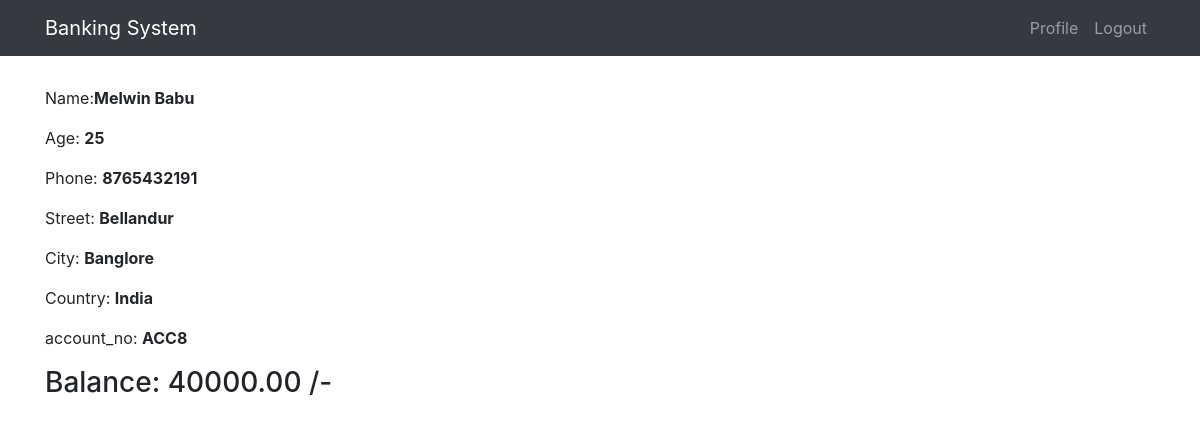
Before: /profile/ (signed in) with the older database file.
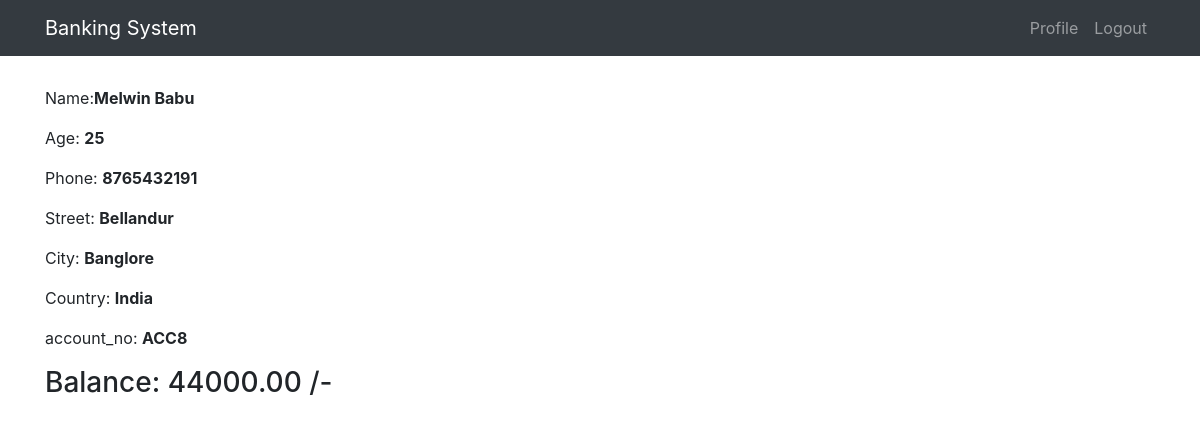
After: the same page with the newer database file.
### customer/models.py (models this page shows, shortened)
class Customer(models.Model):
    user=models.OneToOneField(User, on_delete=models.CASCADE)
    name=models.CharField(max_length=200,null=True)
    age=models.IntegerField(null=True)
    phone=models.IntegerField(null=True)
    street=models.CharField(max_length=200,null=True)
    city=models.CharField(max_length=200,null=True)
    state=models.CharField(max_length=50,null=True)
    country=models.CharField(max_length=50, default="India")
    pin_code=models.IntegerField(null=True)
    balance=models.DecimalField(max_digits=10,decimal_places=2,verbose_name="Balance")
    account_no=models.CharField(max_length=200,editable=False)

### customer/views.py (the view)
# urls.py: url(r'^profile/',views.profile, name='profile'),
@login_required
def profile(request):
    user = Customer.objects.filter(user=request.user)
    context={
        "data":user
    }
    return render(request, 'profile.html', context)

### customer/templates/profile.html (shortened to what this page needs)
{% extends 'base.html' %}
{% block content %}
    {% for i in data %}
    <p>Name:<b>{{ i.name }}</b>  <br>
    </p>
    <p>Age: <b>{{ i.age }}</b> <br>
    </p><p>Phone:  <b>{{ i.phone }}</b><br>
    </p><p>Street:  <b>{{ i.street }}</b><br>
    </p><p>City:  <b>{{ i.city }}</b><br>
    </p><p>Country:  <b>{{ i.country }}</b><br>
    </p><p>account_no: <b> {{ i.account_no }}</b><br>
    </p>
        <h3>Balance: {{ i.balance }} /-</h3>
    {% endfor %}
{% endblock %}

Changed rows visible on the page:
changed Customer "Melwin Babu": balance "40000.00" → "44000.00"
